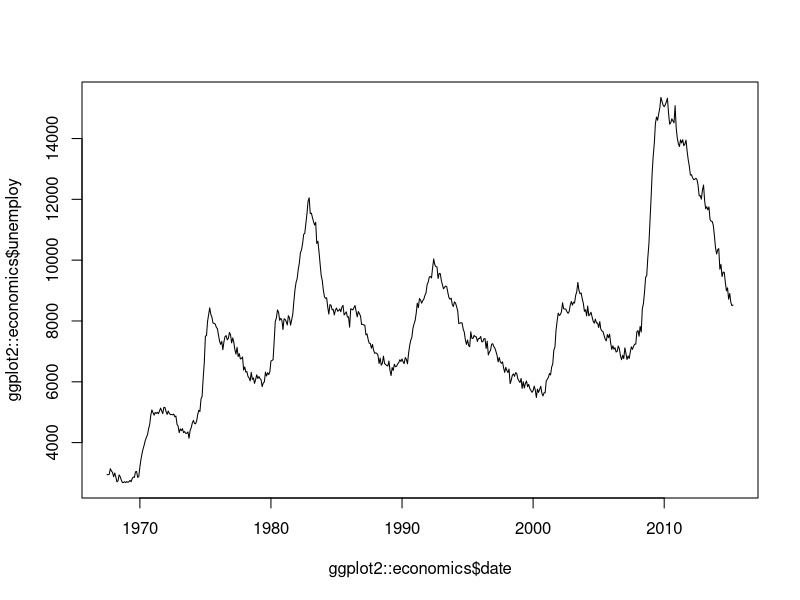
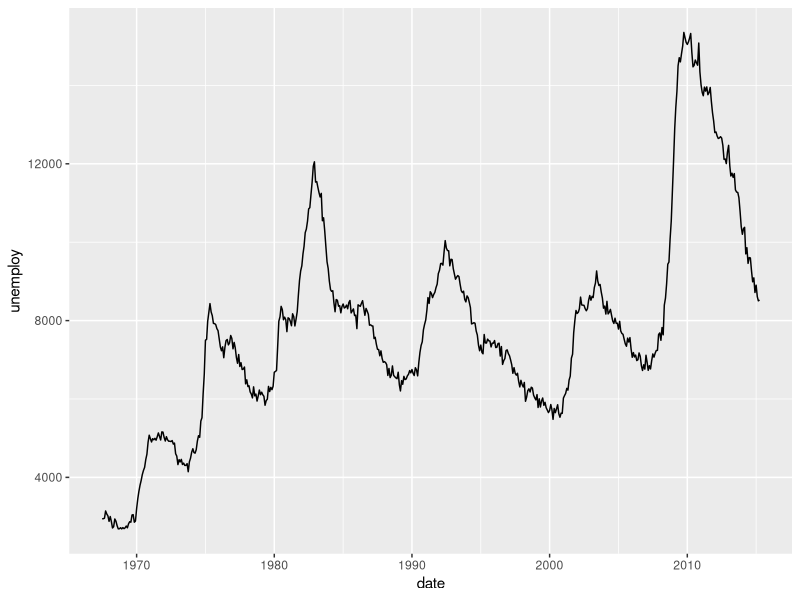

Reproduce these figures in R, in order.
## ---- chunk 1
#| collapse: true
plot(ggplot2::economics$date, ggplot2::economics$unemploy, type = "l")
## ---- chunk 2
#| collapse: true
library(ggplot2)
ggplot(economics, aes(date, unemploy)) + geom_line()
